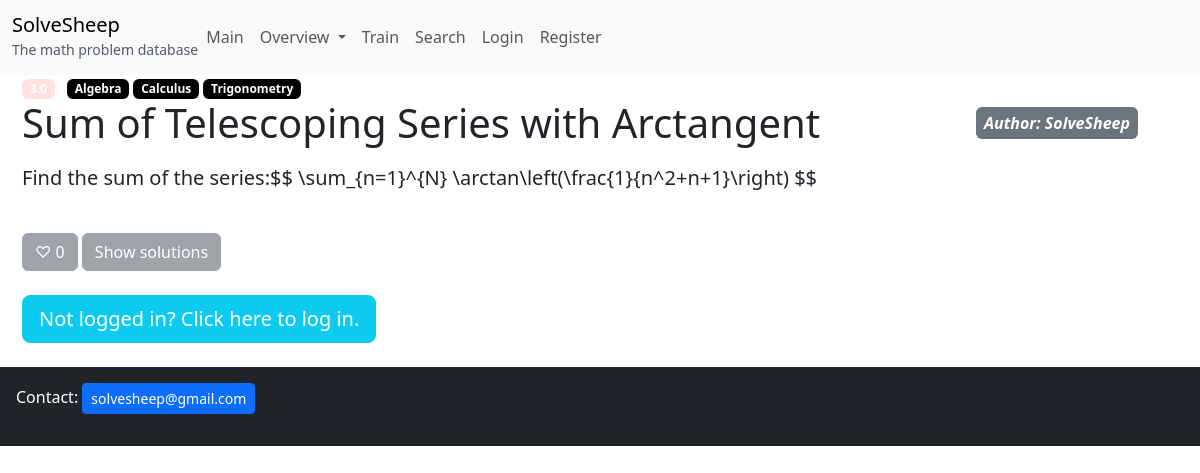
Page /interface/problem/227/ on the committed database.
### MainApp/models.py (models this page shows, shortened)
class Problem(models.Model):
    title = models.CharField(max_length=50)
    text = models.CharField(max_length=1000, blank=True, null=True)
    image = models.ImageField(blank=True, null=True, upload_to="problems/")
    video = models.URLField(blank=True, null=True)
    author = models.ForeignKey(settings.AUTH_USER_MODEL, on_delete=models.SET_NULL, null=True, blank=True)
    type_tags = models.ManyToManyField(TypeTag, blank=True)
    dif_tag = models.ForeignKey(DifTag, null=True, blank=True, on_delete=models.SET_NULL)
    likes = models.ManyToManyField(settings.AUTH_USER_MODEL, related_name='liked_problems', blank=True)
    likes_count = models.IntegerField(default=0)
    created = models.DateTimeField(auto_now_add=True)
    updated = models.DateTimeField(auto_now=True)

class DifTag(models.Model):
    name = models.FloatField()
    color = models.CharField(max_length=7, validators=[hex_color_validator], default="#000000")

class TypeTag(models.Model):
    name = models.CharField(max_length=30)
    color = models.CharField(max_length=7, validators=[hex_color_validator], default="#000000")

### UsersApp/models.py (models this page shows, shortened)
class User(AbstractBaseUser, PermissionsMixin):
    username = models.CharField(max_length=50, unique=True)
    email = models.EmailField(unique=True)
    is_staff = models.BooleanField(default=False)
    is_active = models.BooleanField(default=True)
    last_username_change = models.DateTimeField(null=True, blank=True)
    objects = UserManager()              # dice a Django que use este manager
    USERNAME_FIELD = 'email'             # campo para login
    REQUIRED_FIELDS = ['username']       # campos requeridos en createsuperuser
    def __str__(self):
        return self.username

### ProblemInterface/views.py (the view)
# urls.py: path("problem/<int:prob_id>/", Open_problem, name="Problem"),
def Open_problem(request, prob_id):
    prob = get_object_or_404(Problem, id=prob_id)
    return render(request, 'interface.html', {
        'prob':prob,
        'solutions':Solution.objects.filter(problem=prob, accepted=True),
    })

### ProblemInterface/templates/interface.html (shortened to what this page needs)
{% extends "base.html" %}
{% block content %}
<div class="container" style="margin-left: 10px;">
   <span class="badge" style="background-color: {{ prob.dif_tag.color }}; color: white; margin-right:8px;">
      {{ prob.dif_tag.name }}
    </span>
  {% for type in prob.type_tags.all %}
    <span class="badge" style="background-color: {{ type.color }}; color: white;">
       {{ type.name }}
    </span>
  {% endfor %}
<div class="d-flex justify-content-between align-items-center mb-3">
    <h1 class="mb-0">{{ prob.title }}</h1>
    {% if prob.author %}
        <a href="{% url 'UserInterface' prob.author %}">
          <h2 class="mb-0 text-end">
            <span class="badge bg-secondary fs-6 p-2 fst-italic">
                Author: {{ prob.author }}
            </span>
        </h2>
        </a>
    {% endif %}
</div>
  <p class="fs-5">{{ prob.text|linebreaksbr }}</p>
  <br>
  <button id="LikeBTN" {% if request.user.is_authenticated %} class="btn btn-success btn-lg" {% else %} class ="btn btn-secondary" disabled {% endif %}>
    <span id="likes-emoji">
      {% if request.user in prob.likes.all %}
        ♥︎
      {% else %}
        ♡
      {% endif %}
    </span>
    <span id="likes-count">{{prob.likes_count}}</span>
  </button>
  <button {% if request.user.is_authenticated %} id="toggle-sol" class="btn btn-success btn-lg" {% else %} class="btn btn-secondary" disabled {% endif %}>
    Show solutions
  </button>
  <br><br>
  {% if not request.user.is_authenticated %}
    <a href="{% url 'Login' %}" class="btn btn-info btn-lg" style="color: white;">
     Not logged in? Click here to log in.
    </a>
  {% endif %}
</div>
<br>
{% endblock %}

### MainApp/templates/base.html (style rules this page uses)
h1 { margin-bottom: 0; }
h2 { margin-top: 0; font-size: 0.8rem; }

### rows in the picture
Problem: dif_tag.name "3.0", title "Sum of Telescoping Series with Arctangent", author "SolveSheep", text "Find the sum of the series:$$ \\sum_{n=1}^{N} \\arctan\\left(\\frac{1}{n^2+n+1}\\right) $$", likes_count "0"
TypeTag: name "Algebra"
TypeTag: name "Calculus"
TypeTag: name "Trigonometry"
